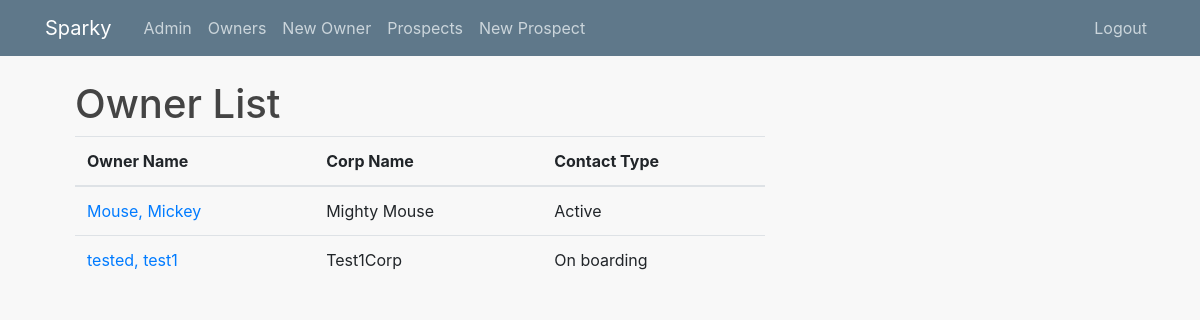
Screenshot of /owner/ (signed in) with the database file from the repository.
### data_entry/models.py (models this page shows, shortened)
class OwnerInfo(models.Model):
    CONTACT_TYPE = [
        ('On boarding', 'On boarding'),
        ('Active', 'Active Paid'),
        ('Former', 'Former')
    ]
    ACCOUNT_MNGR = [
        ('Thomas', 'Thomas'),
        ('Patrick', 'Patrick')
    ]
    owner_id = models.AutoField(primary_key=True, editable=False)
    first_name = models.CharField(max_length=255)
    last_name = models.CharField(max_length=255)
    personal_email = models.EmailField(max_length=255)
    corp_email = models.EmailField(max_length=255)
    phone_1 = models.CharField(("Phone ex. 123-123-4567"), max_length=20)
    phone_2 = models.CharField(
        ("Alt Phone ex. 123-123-4567"), max_length=20, blank=True)
    home_address = models.CharField(max_length=255)
    old_home_address = models.CharField(
        ("Previous Address"), max_length=255, blank=True)
    ssn = models.CharField(max_length=9)
    corp_name = models.CharField(max_length=255)
    second_corp = models.CharField(max_length=255, blank=True)
    referral = models.URLField(max_length=200, blank=True)
    date_of_birth = models.DateField()
    contact_type = models.CharField(max_length=255, choices=CONTACT_TYPE)
    account_manager = models.CharField(max_length=255, choices=ACCOUNT_MNGR)
    gdrive = models.URLField(max_length=200)
    payments = models.IntegerField(default=0)

### data_entry/views.py (the view)
# urls.py: path('', views.Data, name='crm_data'),
@login_required
def Data(request):
    corps = OwnerInfo.objects.all()
    return render(request, 'data_entry/owner_list.html', {'corps': corps})

### data_entry/templates/data_entry/owner_list.html
{% extends 'data_entry/base.html' %}
{% block content %}
    <H1>Owner List</H1>
    <table class="table">
        <thead>
            <tr>
                <th>Owner Name</th>
                <th>Corp Name</th>
                <th>Contact Type</th>
            </tr>
        </thead>
        <tbody>
        {% for corp in corps %}
            <tr>
                <td>
                    {% if perms.users.is_admin %}<a href="{% url 'owner' corp.owner_id %}">{{corp.last_name}}, {{corp.first_name}}</a>
                    {% elif perms.users.is_appstaff %}<a href="{% url 'owner' corp.owner_id %}">{{corp.last_name}}, {{corp.first_name}}</a>
                    {% else %}<a href="{% url 'restricted' corp.owner_id %}">{{corp.last_name}}, {{corp.first_name}}</a>
                    {% endif %}
                </td>
                <td>{{corp.corp_name}}</td>
                <td>{{corp.contact_type}}</td>
            </tr>
        {% endfor %}
        </tbody>
{% endblock content %}

### data_entry/static/data_entry/main.css (style rules this page uses)
body { background: #f8f8f8; color: #333333; margin-top: 5rem; }
h1, h2, h3, h4, h5, h6 { color: #444444; }

### rows the page displays
OwnerInfo: last_name "Mouse", first_name "Mickey", corp_name "Mighty Mouse", contact_type "Active"
OwnerInfo: last_name "tested", first_name "test1", corp_name "Test1Corp", contact_type "On boarding"
